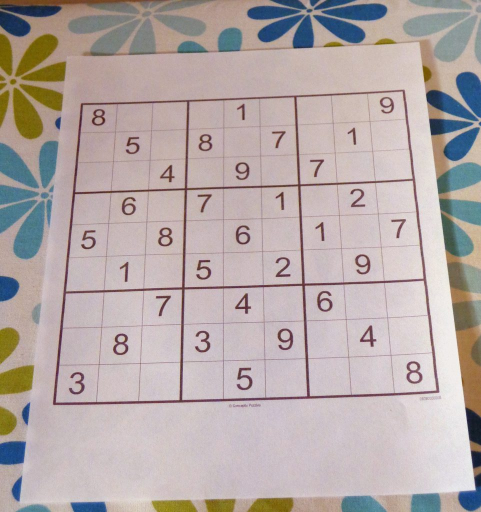
#> input picture doc/sample.jpg, 962 x 1024 px (shown at 1/2 size)
$ python img_proc.py
#> lines starting #> are read from the running program, lines starting #| are printed output that depends on the picture; after the words box and inside, x2 and y2 are one past the last pixel; in counts of white or black regions, pixels touching at a corner belong together
#!/usr/bin/python3

import operator
import numpy as np
import cv2 as cv


def process_img(path):
    img = cv.imread(path, flags=cv.IMREAD_COLOR)
    gray = cv.cvtColor(img, cv.COLOR_BGR2GRAY)
    blur = cv.GaussianBlur(gray, (5,5), 0)
    thresh = cv.adaptiveThreshold(blur, 255, 1, 1, 11, 2)
    return img, thresh


def get_corners(contour):
    bottom_right, _ = max(enumerate([pt[0][0] + pt[0][1] for pt in contour]), key=operator.itemgetter(1))
    top_right, _ = max(enumerate([pt[0][0] - pt[0][1] for pt in contour]), key=operator.itemgetter(1))
    top_left, _ = min(enumerate([pt[0][0] + pt[0][1] for pt in contour]), key=operator.itemgetter(1))
    bottom_left, _ = min(enumerate([pt[0][0] - pt[0][1] for pt in contour]), key=operator.itemgetter(1))

    return contour[top_left][0], contour[top_right][0], contour[bottom_right][0], contour[bottom_left][0]


def crop_contour(img, thresh):
    contours, _ = cv.findContours(thresh, cv.RETR_LIST, cv.CHAIN_APPROX_SIMPLE)
    contours = sorted(contours, key=cv.contourArea, reverse=True)
    top_left, top_right, bottom_right, bottom_left = get_corners(contours[0])
    src = np.array([top_left, top_right, bottom_right, bottom_left], dtype="float32")
    side = max([
        np.linalg.norm(bottom_right - top_right),
        np.linalg.norm(top_left - bottom_left),
        np.linalg.norm(bottom_right - bottom_left),
        np.linalg.norm(top_left - top_right)
    ])

    dst = np.array([[0, 0], [side - 1, 0], [side - 1, side - 1], [0, side - 1]], dtype="float32")
    m = cv.getPerspectiveTransform(src, dst)
    cropped = cv.warpPerspective(img, m, (int(side), int(side)))

    return cropped


def main():
    path = "./doc/sample.jpg"
    img, thresh = process_img(path)
#> in process_img, img is the input picture: shape (1024, 962, 3); mean B, G, R 168, 169.5, 181
#> in process_img, `gray = cv.cvtColor(img, cv.COLOR_BGR2GRAY)`:
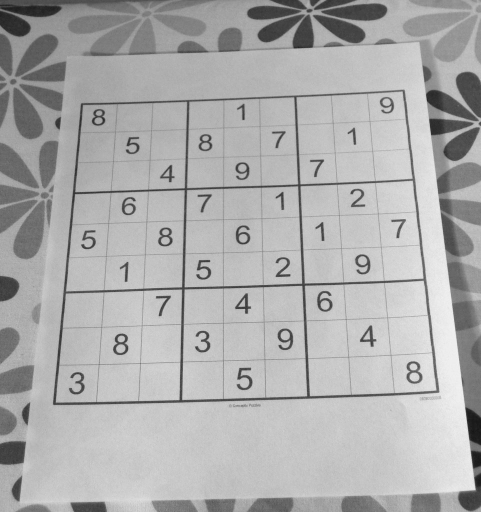
#> gray: shape (1024, 962) (shown at 1/2 size); min 19, max 247, mean 172.8
#> in process_img, `thresh = cv.adaptiveThreshold(blur, 255, 1, 1, 11, 2)`:
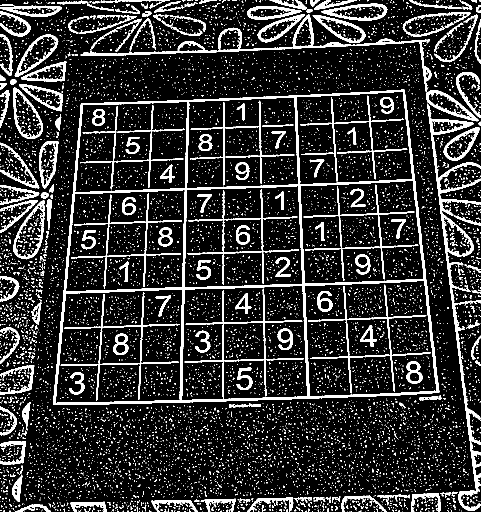
#> thresh: shape (1024, 962) (shown at 1/2 size); 15.3% white; 9637 white regions (9417 under 20 px)
    cropped = crop_contour(img, thresh)
#> in crop_contour, `contours, _ = cv.findContours(thresh, cv.RETR_LIST, cv.CHAIN_APPROX_SI..`: contours = 9811 contours, 9577 with area under 20; largest, box (x1, y1, x2, y2) and area: (106, 179, 879, 810) 429166, (608, 560, 874, 794) 54782, (363, 570, 616, 802) 54107, (110, 578, 366, 807) 53160, (600, 360, 848, 568) 45766
#> in get_corners, `bottom_right, _ = max(enumerate([pt[0][0] + pt[0][1] for pt in contour..`: bottom_right = 249
#> in get_corners, `top_right, _ = max(enumerate([pt[0][0] - pt[0][1] for pt in contour]),..`: top_right = 396
#> in get_corners, `top_left, _ = min(enumerate([pt[0][0] + pt[0][1] for pt in contour]), ..`: top_left = 64
#> in get_corners, `bottom_left, _ = min(enumerate([pt[0][0] - pt[0][1] for pt in contour]..`: bottom_left = 187
#> in crop_contour, `top_left, top_right, bottom_right, bottom_left = get_corners(contours[..`: top_left = [163, 206]; top_right = [809, 180]; bottom_right = [877, 785]; bottom_left = [106, 809]
#> in crop_contour, `src = np.array([top_left, top_right, bottom_right, bottom_left], dtype..`: src = [[163, 206], [809, 180], [877, 785], [106, 809]]
#> in crop_contour, `side = max([ np.linalg.norm(bottom_right - top_right), np.linalg.norm(..`: side = 771.4
#> in crop_contour, `dst = np.array([[0, 0], [side - 1, 0], [side - 1, side - 1], [0, side ..`: dst = [[0, 0], [770.4, 0], [770.4, 770.4], [0, 770.4]]
#> in crop_contour, `m = cv.getPerspectiveTransform(src, dst)`: m = [[1.3, 0.123, -237.4], [0.0662, 1.65, -349.8], [3.03e-05, 0.000346, 1]]
#> in crop_contour, `cropped = cv.warpPerspective(img, m, (int(side), int(side)))`:
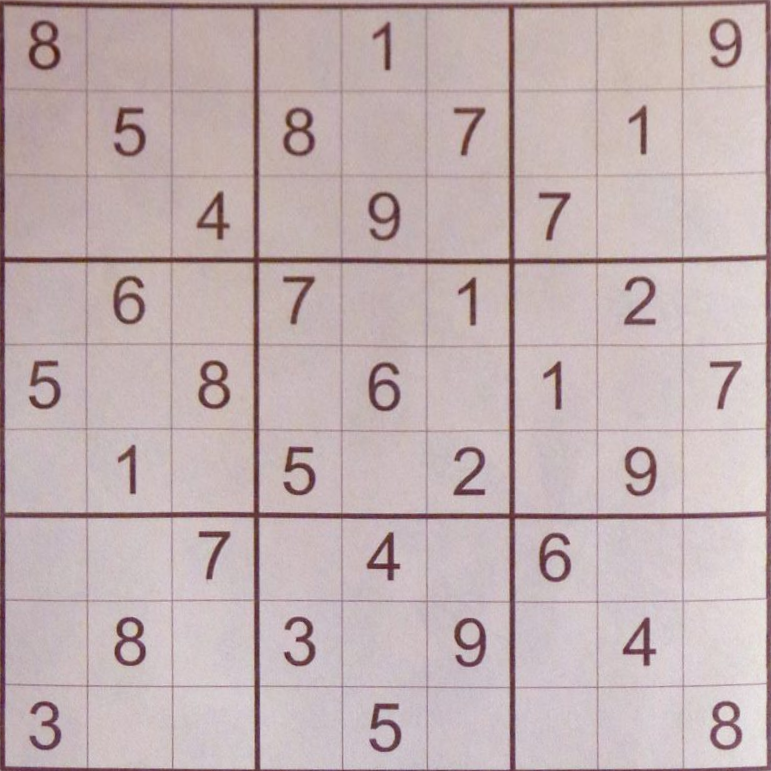
#> cropped: shape (771, 771, 3); mean B, G, R 177.8, 176.6, 193.6
    process = cv.bitwise_not(cropped, cropped)
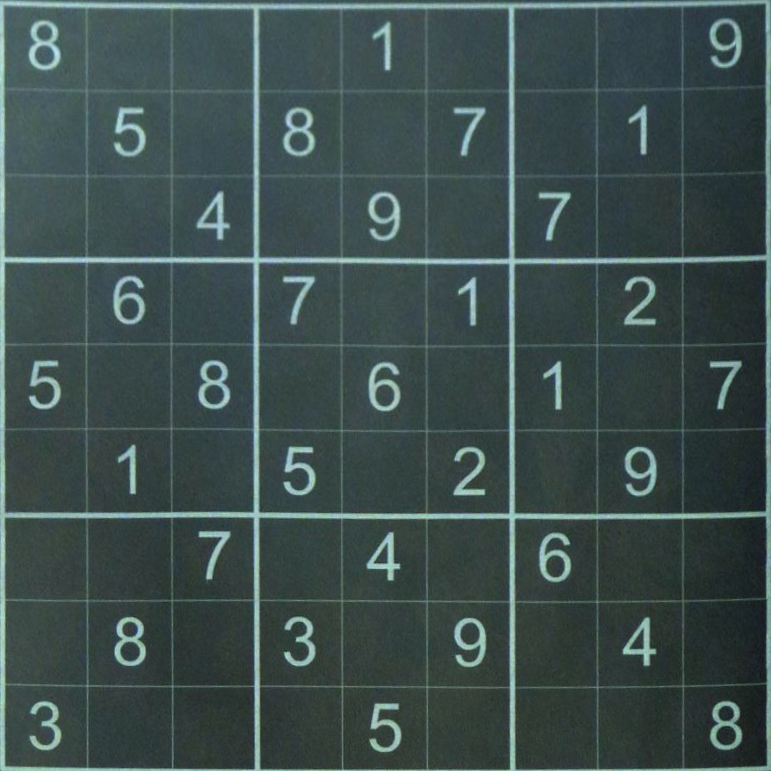
#> process: shape (771, 771, 3); mean B, G, R 77.2, 78.4, 61.4
    resized = cv.resize(process, (900,900), interpolation=cv.INTER_LINEAR)

    cv.imshow("image", resized)
    cv.imwrite("./doc/cropped.jpg", resized)
    k = cv.waitKey(0) & 0xFF
#> (key Esc is pressed here)
    if k == 27:
        cv.destroyAllWindows()


if __name__ == "__main__":
    main()
